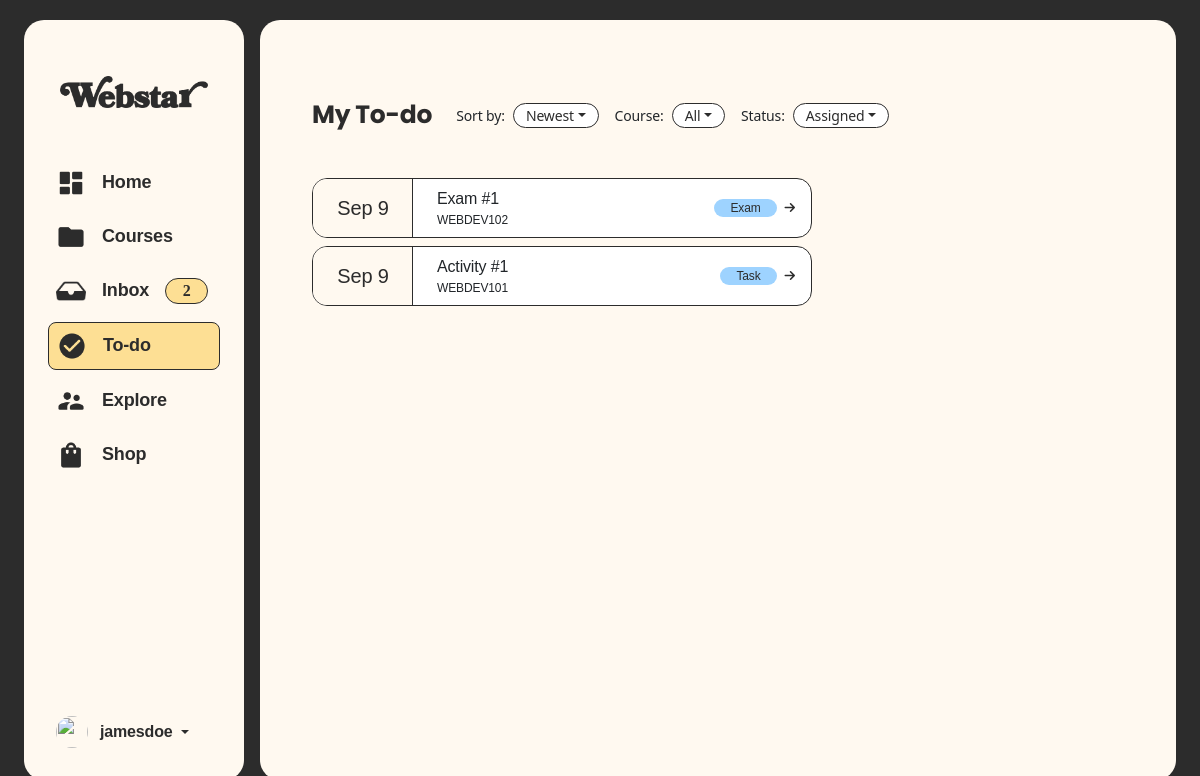
/todo.php, run on the app's committed database.
### tables this page shows
CREATE TABLE `assessments` (
  `assessmentID` int(11) NOT NULL,
  `courseID` int(11) NOT NULL,
  `title` varchar(100) NOT NULL,
  `type` enum('Task','Exam') DEFAULT 'Task',
  `deadline` date NOT NULL,
  `createdAt` datetime DEFAULT current_timestamp()
);

CREATE TABLE `courses` (
  `courseID` int(11) NOT NULL,
  `userID` int(11) NOT NULL,
  `courseCode` varchar(50) NOT NULL,
  `courseTitle` varchar(255) NOT NULL,
  `courseImage` varchar(255) NOT NULL,
  `yearSection` varchar(50) NOT NULL,
  `schedule` varchar(255) NOT NULL,
  `code` varchar(20) NOT NULL
);

### shared/assets/database/connect.php (called while the page is built, shortened)
<?php
  function executeQuery($query){
    $conn = $GLOBALS['conn'];
    return mysqli_query($conn, $query);
  }
?>

### todo.php (the view, shortened to what this page needs)
<?php $activePage = 'todo';
include('shared/assets/database/connect.php');
$userID = '2';
$selectAssessmentQuery = "SELECT
    assessments.*,
    assessments.title AS assessmentTitle,
    todo.*,
    todo.title AS todoTitle,
    courses.courseCode,
    DATE_FORMAT(assessments.deadline, '%b %e') AS assessmentDeadline
    FROM assessments
    INNER JOIN courses
        ON assessments.courseID = courses.courseID
    INNER JOIN enrollments
        ON courses.courseID = enrollments.courseID
    INNER JOIN todo
    	ON assessments.assessmentID = todo.assessmentID
    WHERE todo.userID = '$userID' AND todo.status = 'Pending'
    ORDER BY todo.assessmentID DESC
";
$selectAssessmentResult = executeQuery($selectAssessmentQuery);
?>
<!doctype html>
<html lang="en">
<head>
    <link href="https://cdn.jsdelivr.net/npm/bootstrap@5.3.6/dist/css/bootstrap.min.css" rel="stylesheet"
>
    <link rel="stylesheet" href="https://cdn.jsdelivr.net/npm/bootstrap-icons@1.13.1/font/bootstrap-icons.min.css">
    <link rel="stylesheet" href="shared/assets/css/global-styles.css">
    <link rel="stylesheet" href="shared/assets/css/sidebar-and-container-styles.css">
    <link href="https://cdnjs.cloudflare.com/ajax/libs/font-awesome/6.5.0/css/all.min.css" rel="stylesheet">
</head>
<body>
    <div class="container-fluid min-vh-100 d-flex justify-content-center align-items-center p-0 p-md-3"
        style="background-color: var(--black);">
        <div class="row w-100">
            <?php include 'shared/components/sidebar-for-desktop.php'; ?>
            <div class="col main-container m-0 p-0 mx-0 mx-md-2 p-0 p-md-4 overflow-y-auto">
                <div class="card border-0 px-3 pt-3 m-0 h-100 w-100 rounded-0 shadow-none"
                    style="background-color: transparent;">
                    <div class="container-fluid py-3 overflow-y-auto">
                        <div class="row">
                            <div class="col-12">
                                <div class="row align-items-center mb-5 text-center text-lg-start">
                                    <div class="col-12 col-lg-auto mb-3 mb-lg-0">
                                        <h1 class="text-bold text-25 mb-0 mt-4" style="color: var(--black);">My To-do
                                        </h1>
                                    </div>
                                    <div class="col-12 col-lg-auto mt-4">
                                        <div class="row g-3 justify-content-center justify-content-lg-start">
                                            <div class="col-6 col-md-auto">
                                                <div class="d-flex align-items-center flex-nowrap">
                                                    <span class="dropdown-label me-2">Sort by:</span>
                                                    <button class="btn dropdown-toggle dropdown-custom" type="button"
                                                        data-bs-toggle="dropdown" aria-expanded="false">
                                                        <span>Newest</span>
                                                    </button>
                                                </div>
                                            </div>
                                            <div class="col-6 col-md-auto">
                                                <div class="d-flex align-items-center flex-nowrap">
                                                    <span class="dropdown-label me-2">Course:</span>
                                                    <button class="btn dropdown-toggle dropdown-custom" type="button"
                                                        data-bs-toggle="dropdown" aria-expanded="false">
                                                        <span>All</span>
                                                    </button>
                                                </div>
                                            </div>
                                            <div class="col-6 col-md-auto mx-auto">
                                                <div class="d-flex align-items-center flex-nowrap">
                                                    <span class="dropdown-label me-2">Status:</span>
                                                    <button class="btn dropdown-toggle dropdown-custom" type="button"
                                                        data-bs-toggle="dropdown" aria-expanded="false">
                                                        <span>Assigned</span>
                                                    </button>
                                                </div>
                                            </div>
                                        </div>
                                    </div>
                                </div>
                                <div class="row mb-0 mt-3">
                                    <div class="col-12 col-md-10">
                                        <?php
                                        if (mysqli_num_rows($selectAssessmentResult) > 0) {
                                            while ($todo = mysqli_fetch_assoc($selectAssessmentResult)) {
                                        ?>
                                                <div class="todo-card d-flex align-items-stretch mb-2">
                                                    <div
                                                        class="date d-flex align-items-center justify-content-center text-sbold text-20">
                                                        <?php echo $todo['assessmentDeadline']; ?>
                                                    </div>
                                                    <div class="d-flex flex-grow-1 flex-wrap justify-content-between p-2 w-100">
                                                        <div class="px-3 py-0">
                                                            <div class="text-sbold text-16">
                                                                <?php echo $todo['assessmentTitle']; ?>
                                                            </div>
                                                            <div class="text-reg text-12">
                                                                <?php echo $todo['courseCode']; ?>
                                                            </div>
                                                        </div>
                                                        <div class="d-flex align-items-center gap-2 ms-auto">
                                                            <span
                                                                class="course-badge rounded-pill px-3 text-reg text-12 d-none d-md-inline"><?php echo $todo['type']; ?></span>
                                                            <i class="fa-solid fa-arrow-right text-reg text-12 pe-2"
                                                                style="color: var(--black);"></i>
                                                        </div>
                                                    </div>
                                                </div>
                                        <?php
                                            }
                                        }
                                        ?>
                                    </div>
                                </div>
                            </div>
                        </div>
                    </div>
                </div>
            </div>
        </div>
    </div>
</body>
</html>

### shared/assets/css/global-styles.css (style rules this page uses)
:root { --primaryColor: #FDDF94; --highlight75: #6EBEFF; --highlight50: #9ED3FF; --highlight25: #CFE9FF; --highlight15: #c8ecc1; --dirtyWhite: #FFF9F0; --pureWhite: #FFFFFF; --darkgreen: #5b6558; --black: #2C2C2C; --Regular: 'Regular'; --Medium: 'Medium'; --Bold: 'Bold'; --SemiBold: 'SemiBold'; --Black: 'Black'; }
.text-reg { font-family: 'Regular', sans-serif; letter-spacing: -0.01em; }
.text-bold { font-family: 'Bold', sans-serif; letter-spacing: -0.01em; }
.text-sbold { font-family: 'SemiBold', sans-serif; letter-spacing: -0.01em; }
.text-12 { font-size: 12px; }
.text-16 { font-size: 16px; }
.text-20 { font-size: 20px; }
.text-25 { font-size: 25px; }
.course-badge { background-color: var(--highlight50); color: var(--black); }
.dropdown-custom { min-width: auto; height: 25px; border: 1px solid var(--black); border-radius: 25px; background-color: var(--pureWhite); color: var(--black); padding: 0 12px; font-size: 14px; letter-spacing: -0.01em; display: flex; align-items: center; justify-content: center; transition: all 0.2s ease; cursor: pointer; }
.dropdown-label { letter-spacing: -0.01em; font-size: 14px; white-space: nowrap; }
.todo-card { background-color: var(--pureWhite); border-radius: 15px; border: 1px solid var(--black); overflow: hidden; max-width: 500px; }
.date { background-color: var(--dirtyWhite); color: var(--black); position: relative; text-align: center; min-width: 100px; flex-shrink: 1; font-size: 20px; }
.date::after { content: ""; border-right: 1px solid var(--black); position: absolute; top: 0; bottom: 0; right: 0; }

### shared/assets/css/sidebar-and-container-styles.css (style rules this page uses)
body { background-color: white; }
html, body { height: 100%; margin: 0; padding: 0; }
.main-container { background-color: var(--dirtyWhite); border-radius: 0px; height: 100vh; }
@media (min-width: 768px) { body { background-color: var(--black); } }
@media (min-width: 768px) { .main-container { border-radius: 20px; height: 95vh; } }

### data on the page
assessments: assessmentDeadline "Sep 9", title "Exam #1", courseID.courseCode "WEBDEV102", type "Exam"
assessments: assessmentDeadline "Sep 9", title "Activity #1", courseID.courseCode "WEBDEV101", type "Task"

### other printed values
$displayInbox "2"
